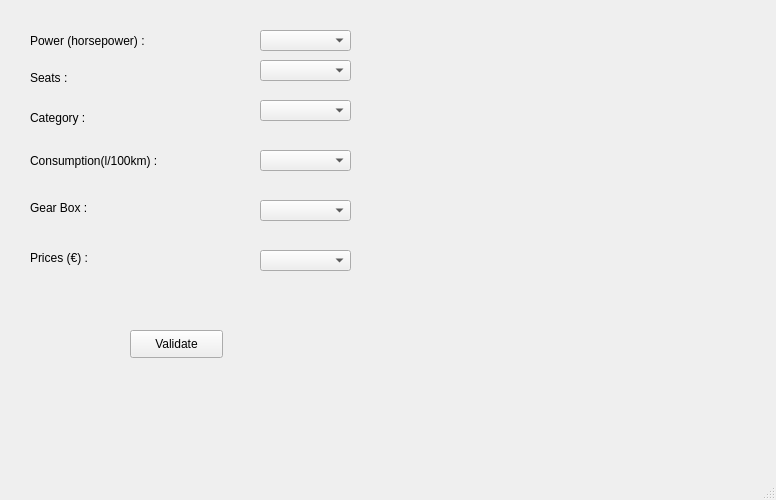
<?xml version="1.0" encoding="UTF-8"?>
<ui version="4.0">
 <class>MainWindow</class>
 <widget class="QMainWindow" name="MainWindow">
  <property name="geometry">
   <rect>
    <x>0</x>
    <y>0</y>
    <width>776</width>
    <height>500</height>
   </rect>
  </property>
  <property name="windowTitle">
   <string>Cars</string>
  </property>
  <widget class="QWidget" name="centralwidget">
   <widget class="QLabel" name="Label_Power">
    <property name="geometry">
     <rect>
      <x>30</x>
      <y>30</y>
      <width>121</width>
      <height>21</height>
     </rect>
    </property>
    <property name="text">
     <string>Power (horsepower) :</string>
    </property>
   </widget>
   <widget class="QLabel" name="Label_Seats">
    <property name="geometry">
     <rect>
      <x>30</x>
      <y>70</y>
      <width>81</width>
      <height>16</height>
     </rect>
    </property>
    <property name="text">
     <string>Seats :</string>
    </property>
   </widget>
   <widget class="QLabel" name="Label_Category">
    <property name="geometry">
     <rect>
      <x>30</x>
      <y>110</y>
      <width>71</width>
      <height>16</height>
     </rect>
    </property>
    <property name="text">
     <string>Category :</string>
    </property>
   </widget>
   <widget class="QLabel" name="Label_Consumption">
    <property name="geometry">
     <rect>
      <x>30</x>
      <y>150</y>
      <width>161</width>
      <height>21</height>
     </rect>
    </property>
    <property name="text">
     <string>Consumption(l/100km) :</string>
    </property>
   </widget>
   <widget class="QLabel" name="Label_GearBox">
    <property name="geometry">
     <rect>
      <x>30</x>
      <y>200</y>
      <width>101</width>
      <height>16</height>
     </rect>
    </property>
    <property name="text">
     <string>Gear Box :</string>
    </property>
   </widget>
   <widget class="QLabel" name="Label_Prices">
    <property name="geometry">
     <rect>
      <x>30</x>
      <y>250</y>
      <width>71</width>
      <height>16</height>
     </rect>
    </property>
    <property name="text">
     <string>Prices (€) :</string>
    </property>
   </widget>
   <widget class="QComboBox" name="comboBox_Power">
    <property name="geometry">
     <rect>
      <x>260</x>
      <y>30</y>
      <width>91</width>
      <height>21</height>
     </rect>
    </property>
   </widget>
   <widget class="QComboBox" name="comboBox_Seats">
    <property name="geometry">
     <rect>
      <x>260</x>
      <y>60</y>
      <width>91</width>
      <height>21</height>
     </rect>
    </property>
   </widget>
   <widget class="QComboBox" name="comboBox_Category">
    <property name="geometry">
     <rect>
      <x>260</x>
      <y>100</y>
      <width>91</width>
      <height>21</height>
     </rect>
    </property>
   </widget>
   <widget class="QComboBox" name="comboBox_Consumption">
    <property name="geometry">
     <rect>
      <x>260</x>
      <y>150</y>
      <width>91</width>
      <height>21</height>
     </rect>
    </property>
   </widget>
   <widget class="QComboBox" name="comboBox_GearBox">
    <property name="geometry">
     <rect>
      <x>260</x>
      <y>200</y>
      <width>91</width>
      <height>21</height>
     </rect>
    </property>
   </widget>
   <widget class="QComboBox" name="comboBox_Prices">
    <property name="geometry">
     <rect>
      <x>260</x>
      <y>250</y>
      <width>91</width>
      <height>21</height>
     </rect>
    </property>
   </widget>
   <widget class="QPushButton" name="RunButton">
    <property name="geometry">
     <rect>
      <x>130</x>
      <y>330</y>
      <width>93</width>
      <height>28</height>
     </rect>
    </property>
    <property name="text">
     <string>Validate</string>
    </property>
   </widget>
   <widget class="QLabel" name="Label_Car">
    <property name="geometry">
     <rect>
      <x>560</x>
      <y>140</y>
      <width>101</width>
      <height>21</height>
     </rect>
    </property>
    <property name="layoutDirection">
     <enum>Qt::LeftToRight</enum>
    </property>
    <property name="text">
     <string/>
    </property>
   </widget>
  </widget>
  <widget class="QMenuBar" name="menubar">
   <property name="geometry">
    <rect>
     <x>0</x>
     <y>0</y>
     <width>776</width>
     <height>26</height>
    </rect>
   </property>
  </widget>
  <widget class="QStatusBar" name="statusbar"/>
 </widget>
 <resources/>
 <connections/>
</ui>
